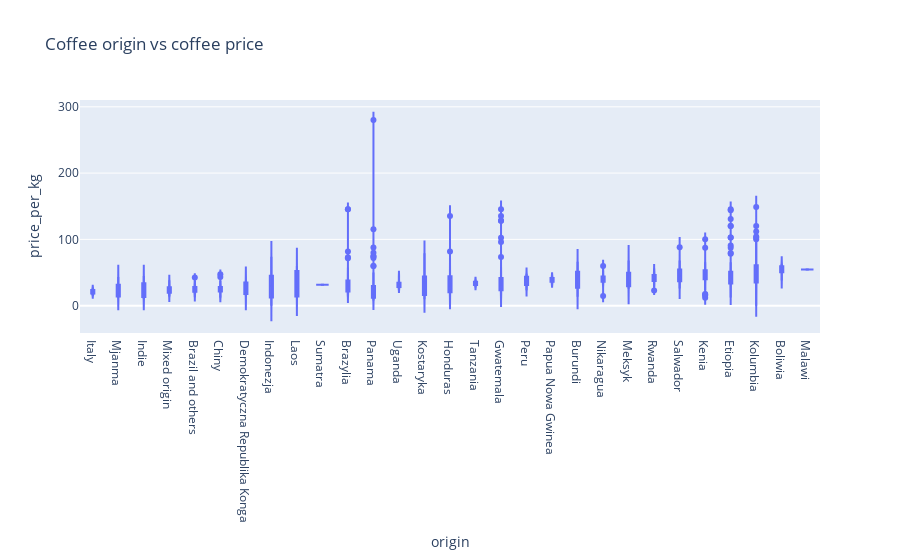

Notebook source saved alongside this figure:
### Code cell
origin_fig = px.violin(coffee_df, x='origin', y='price_per_kg', box=True, title="Coffee origin vs coffee price")
origin_fig.update_layout(xaxis_type="category", xaxis={'categoryorder':'mean ascending'})

### Figure 1 — Plotly figure (JSON) as saved in the notebook; plotly's stock layout.template omitted (floating-point values rounded to 4 significant figures; data arrays with more than 128 entries replaced by an {"elided": "..."} marker saying what was removed)
{"data": [{"alignmentgroup": "True", "box": {"visible": true}, "hovertemplate": "origin=%{x}<br>price_per_kg=%{y}<extra></extra>", "legendgroup": "", "marker": {"color": "#636efa"}, "name": "", "offsetgroup": "", "orientation": "v", "scalegroup": "True", "showlegend": false, "type": "violin", "x": {"elided": "865 str values"}, "x0": " ", "xaxis": "x", "y": {"elided": "865 float values"}, "y0": " ", "yaxis": "y"}], "layout": {"legend": {"tracegroupgap": 0}, "title": {"text": "Coffee origin vs coffee price"}, "violinmode": "group", "xaxis": {"anchor": "y", "categoryorder": "mean ascending", "domain": [0, 1], "title": {"text": "origin"}, "type": "category"}, "yaxis": {"anchor": "x", "domain": [0, 1], "title": {"text": "price_per_kg"}}}}
